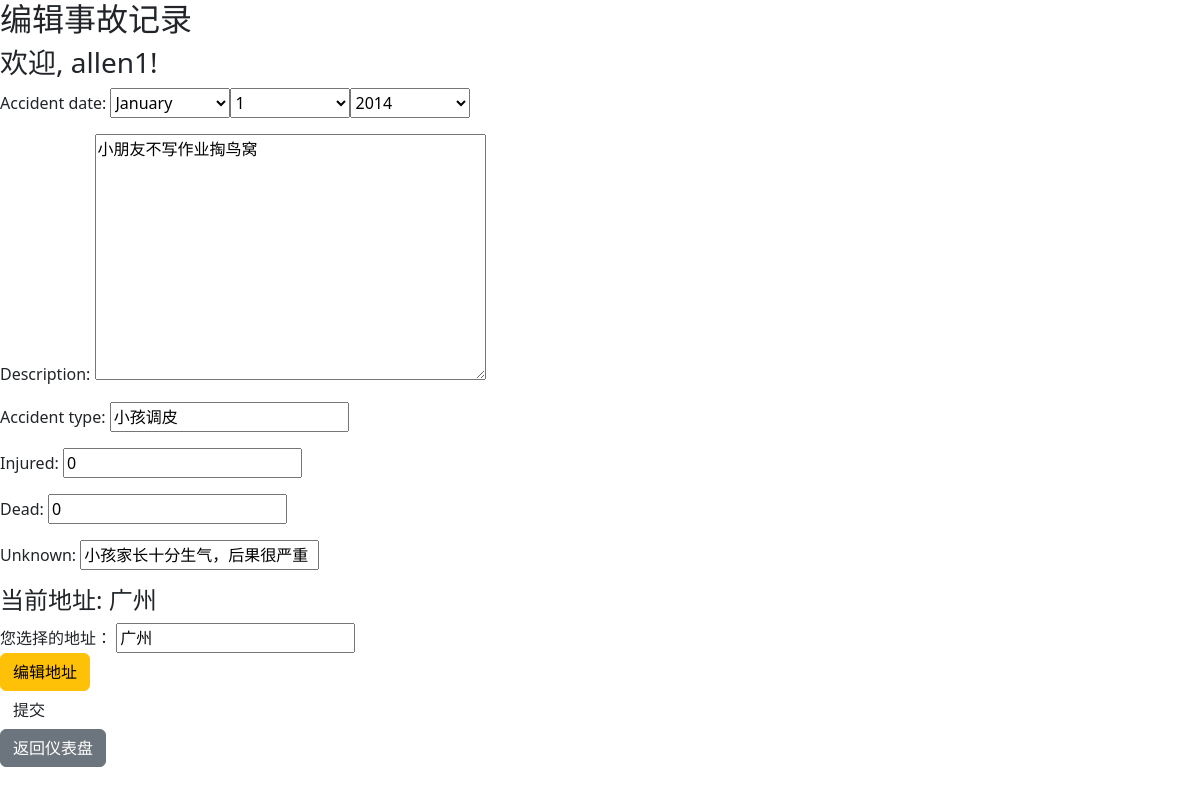
Page /accident/7/edit/ (signed in) on the earlier database version.
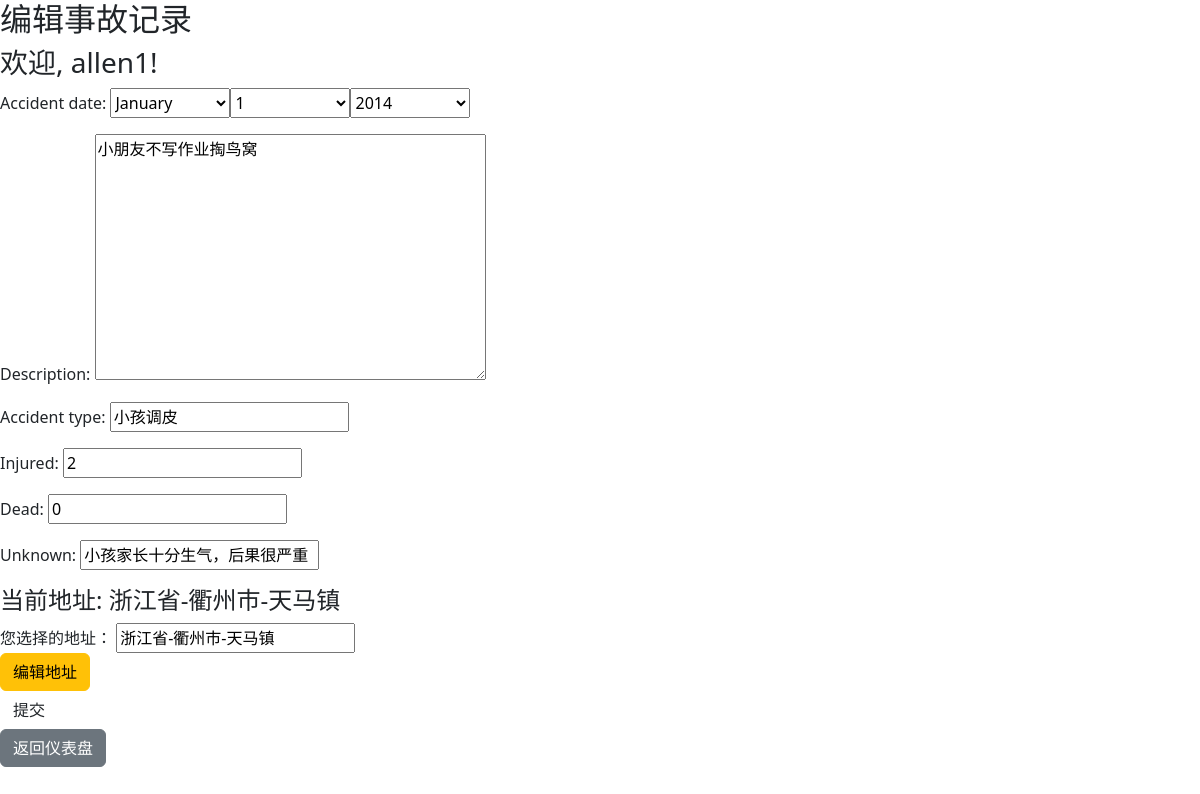
Same page on the later database version.
### data/models.py (models this page shows, shortened)
class Accident(models.Model):
    address = models.CharField(max_length=200)
    accident_date = models.DateField()
    description = models.TextField()
    accident_type = models.CharField(max_length=200)
    injured = models.PositiveIntegerField(default=0)
    dead = models.PositiveIntegerField(default=0)
    unknown = models.CharField(max_length=200, default='情况未知')
    latitude = models.FloatField(default=0.0)
    longitude = models.FloatField(default=0.0)
    video_link = models.CharField(max_length=200)
    is_approved = models.BooleanField(False)
    is_deleted = models.BooleanField(default=False)
    created_by = models.ForeignKey(User, on_delete=models.CASCADE)

### data/views.py (the view)
# urls.py: path('accident/<int:accident_id>/edit/', views.accident_edit, name='accident_edit'),
@login_required
def accident_edit(request, accident_id):
    user = request.user
    accident = get_object_or_404(Accident, id=accident_id)
    if accident.created_by != user and not user.is_staff:
        return redirect('user_dashboard')
    if request.method == 'POST':
        form = AccidentForm(request.POST, instance=accident)
        address = request.POST.get('address')  # 获取表单提交的地址
        if address != accident.address:
            accident.is_approved = False  # 如果地址有变化，则将is_approved设置为False
            accident.address = address  # 更新地址
            accident.save()  # 保存更新后的地址
        if form.is_valid():
            form.save()
            messages.success(request, '事故记录已成功更新！')
        return redirect('user_dashboard')
    else:
        form = AccidentForm(instance=accident)
        address_parts = accident.address.split('-')
        current_province = address_parts[0] if len(address_parts) > 0 else ''
        current_city = address_parts[1] if len(address_parts) > 1 else ''
        current_county = address_parts[2] if len(address_parts) > 2 else ''
    return render(request, 'data/accident_edit.html', {
            'form': form,
            'accident': accident,
            'current_province': current_province,
            'current_city': current_city,
            'current_county': current_county,
        })

### data/forms.py
class AccidentForm(forms.ModelForm):
    class Meta:
        model = Accident
        fields = ('address','accident_date','description','accident_type','injured','dead','unknown')
        widgets = {
            'accident_date': forms.SelectDateWidget(years=range(2000, 2026)),
        }
    address = forms.CharField(max_length=255, widget=forms.HiddenInput())

### templates/data/accident_edit.html (shortened to what this page needs)
{% extends 'base_generic.html' %}
{% load static %}
{% block content %}
<h2>编辑事故记录</h2>
<h3>欢迎, {{ user.username }}!</h3>
<form method="post">
    {{ form.as_p }}
    <div>
        <h4>当前地址: {{ accident.address }}</h4>
        <label for="addr-show">您选择的地址：
            <input type="text" value="{{ accident.address }}" id="addr-show" readonly>
        </label>
        <br />
        <button type="button" class="btn btn-warning" id="edit-btn">编辑地址</button>
        <br />
        <button type="submit" class="btn sub">提交</button>
    </div>
</form>
<a href="{% url 'user_dashboard' %}" class="btn btn-secondary">返回仪表盘</a>
{% endblock %}

Differences in the rows shown:
changed Accident "小朋友不写作业掏鸟窝": injured "0" → "2"; address "广州" → "浙江省-衢州市-天马镇"
